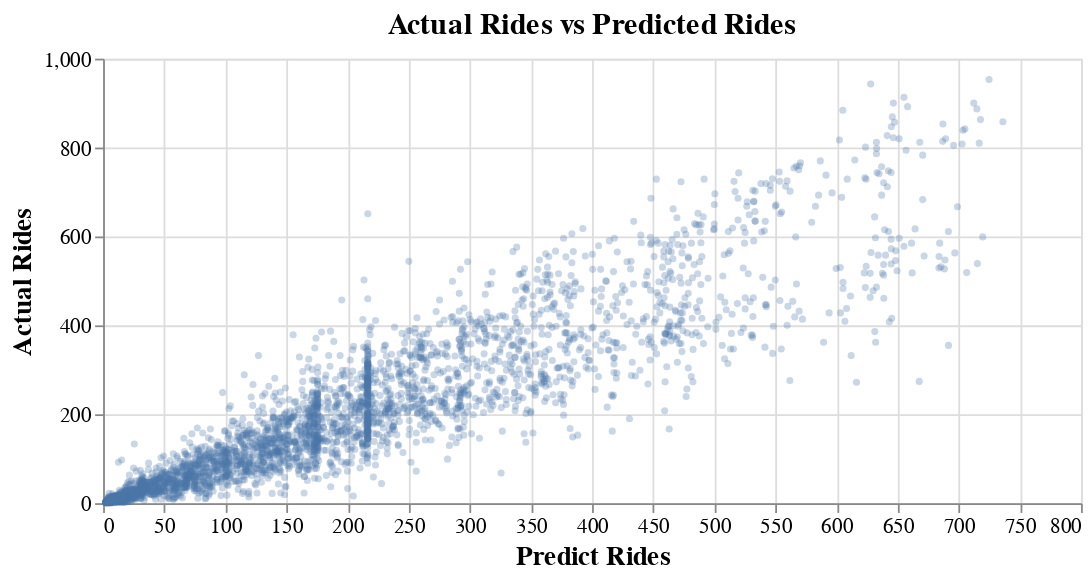

This figure's notebook cell:
### Code cell
chart = alt.Chart(data_combine_rf).mark_point(opacity=0.3, size = 4).encode(
            alt.X('y_predict:Q', title = 'Predict Rides'),
            alt.Y('y_true_test:Q', title = 'Actual Rides')
        ).properties(title="Actual Rides vs Predicted Rides",
                    width=550, height=250, background='white').configure_axisX(labelFontSize=12,
    titleFontSize=15).configure_axisY(labelFontSize=12,
    titleFontSize=15).configure_title(fontSize=17)
chart

### Figure 1 — Vega-Lite specification as saved in the notebook (floating-point values rounded to 4 significant figures; data arrays with more than 128 entries replaced by an {"elided": "..."} marker saying what was removed)
{"$schema": "https://vega.github.io/schema/vega-lite/v3.4.0.json", "background": "white", "config": {"axisX": {"labelFontSize": 12, "titleFontSize": 15}, "axisY": {"labelFontSize": 12, "titleFontSize": 15}, "mark": {"tooltip": null}, "title": {"fontSize": 17}, "view": {"height": 300, "width": 400}}, "data": {"name": "data-56956073de7564834fc3157b4abc89b0"}, "datasets": {"data-56956073de7564834fc3157b4abc89b0": {"elided": "3475 records"}}, "encoding": {"x": {"field": "y_predict", "title": "Predict Rides", "type": "quantitative"}, "y": {"field": "y_true_test", "title": "Actual Rides", "type": "quantitative"}}, "height": 250, "mark": {"opacity": 0.3, "size": 4, "type": "point"}, "title": "Actual Rides vs Predicted Rides", "width": 550}
